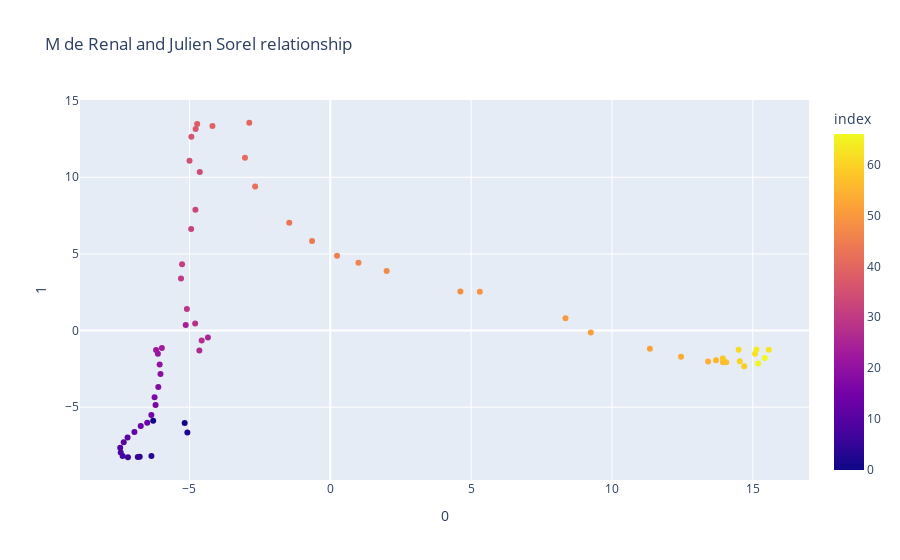

Notebook code for this chart:
### Code cell
temp = pd.DataFrame(renal_m_sorel_pca[0])
fig = px.scatter(temp, x = 0, y = 1, color=temp.index, title = 'M de Renal and Julien Sorel relationship')
fig.show()

### Figure 1 — Plotly figure (JSON) as saved in the notebook; plotly's stock layout.template omitted (floating-point values rounded to 4 significant figures)
{"data": [{"hovertemplate": "0=%{x}<br>1=%{y}<br>index=%{marker.color}<extra></extra>", "legendgroup": "", "marker": {"color": [0, 1, 2, 3, 4, 5, 6, 7, 8, 9, 10, 11, 12, 13, 14, 15, 16, 17, 18, 19, 20, 21, 22, 23, 24, 25, 26, 27, 28, 29, 30, 31, 32, 33, 34, 35, 36, 37, 38, 39, 40, 41, 42, 43, 44, 45, 46, 47, 48, 49, 50, 51, 52, 53, 54, 55, 56, 57, 58, 59, 60, 61, 62, 63, 64, 65, 66], "coloraxis": "coloraxis", "symbol": "circle"}, "mode": "markers", "name": "", "orientation": "v", "showlegend": false, "type": "scatter", "x": [-6.289, -5.171, -5.074, -6.351, -6.767, -6.835, -7.184, -7.373, -7.441, -7.46, -7.335, -7.198, -6.955, -6.729, -6.5, -6.353, -6.204, -6.239, -6.107, -6.029, -6.059, -6.122, -6.185, -5.98, -5.133, -4.345, -4.649, -4.566, -4.798, -5.092, -5.301, -5.263, -4.939, -4.789, -4.633, -4.999, -4.932, -4.781, -4.727, -4.184, -2.876, -3.03, -2.669, -1.456, -0.6468, 0.2396, 0.9993, 2.001, 4.619, 5.309, 8.35, 9.25, 11.35, 12.45, 13.41, 13.69, 13.94, 14.06, 13.93, 14.7, 14.54, 14.5, 15.08, 15.57, 15.13, 15.19, 15.43], "xaxis": "x", "y": [-5.888, -6.029, -6.656, -8.182, -8.227, -8.249, -8.266, -8.179, -7.963, -7.647, -7.29, -6.978, -6.623, -6.233, -6.015, -5.508, -4.857, -4.352, -3.689, -2.837, -2.212, -1.521, -1.262, -1.135, 0.3546, -0.4517, -1.302, -0.6558, 0.4658, 1.407, 3.387, 4.33, 6.63, 7.888, 10.34, 11.07, 12.65, 13.15, 13.47, 13.34, 13.56, 11.28, 9.399, 7.037, 5.837, 4.884, 4.426, 3.884, 2.545, 2.523, 0.8089, -0.1305, -1.182, -1.707, -2.021, -1.933, -2.071, -2.063, -1.831, -2.322, -2.01, -1.253, -1.506, -1.257, -1.233, -2.142, -1.793], "yaxis": "y"}], "layout": {"autosize": true, "coloraxis": {"colorbar": {"title": {"text": "index"}}, "colorscale": [[0, "#0d0887"], [0.1111, "#46039f"], [0.2222, "#7201a8"], [0.3333, "#9c179e"], [0.4444, "#bd3786"], [0.5556, "#d8576b"], [0.6667, "#ed7953"], [0.7778, "#fb9f3a"], [0.8889, "#fdca26"], [1, "#f0f921"]]}, "legend": {"tracegroupgap": 0}, "title": {"text": "M de Renal and Julien Sorel relationship"}, "xaxis": {"anchor": "y", "autorange": true, "domain": [0, 1], "range": [-8.839, 16.95], "title": {"text": "0"}, "type": "linear"}, "yaxis": {"anchor": "x", "autorange": true, "domain": [0, 1], "range": [-10.07, 15.36], "title": {"text": "1"}, "type": "linear"}}}
